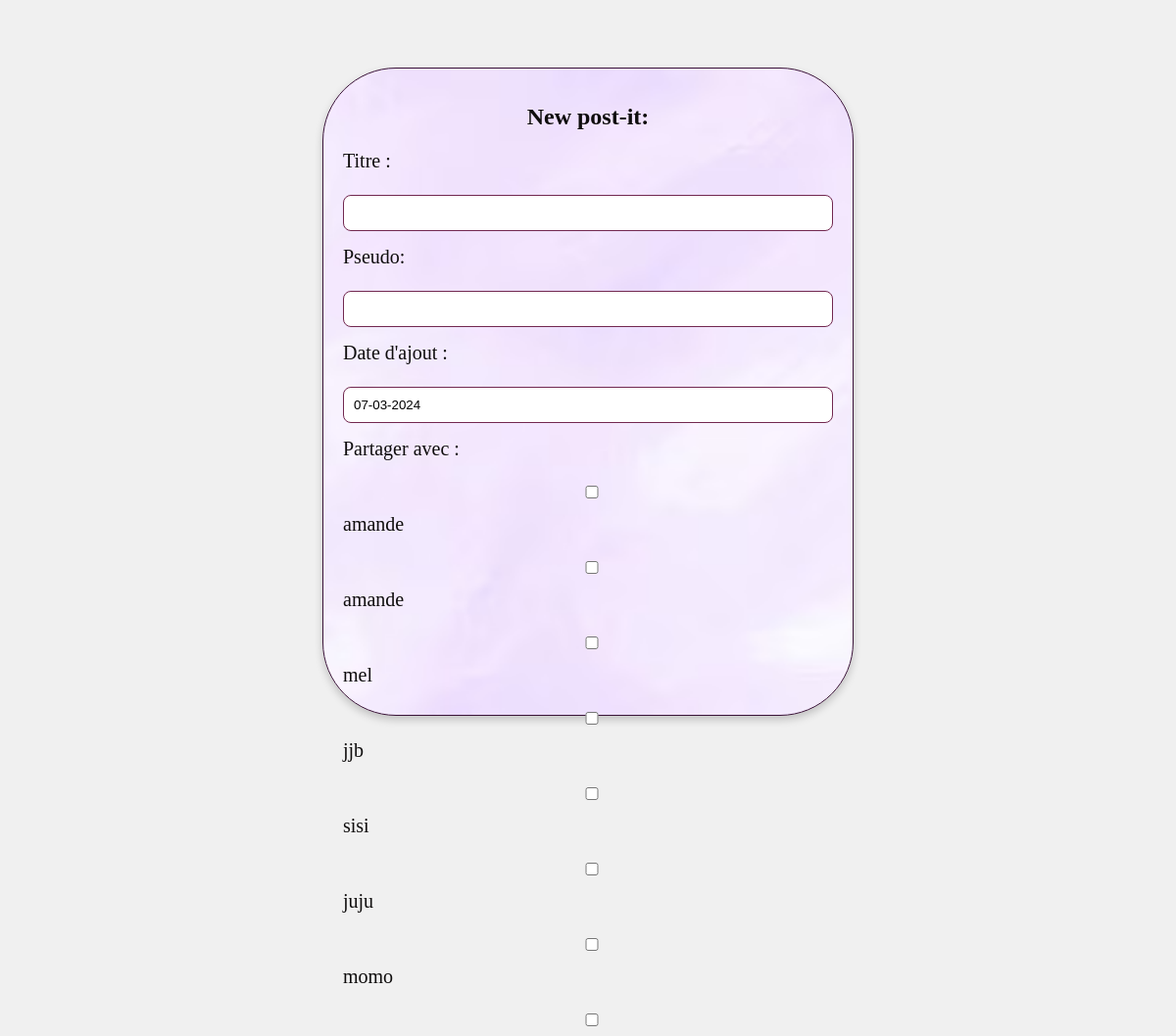
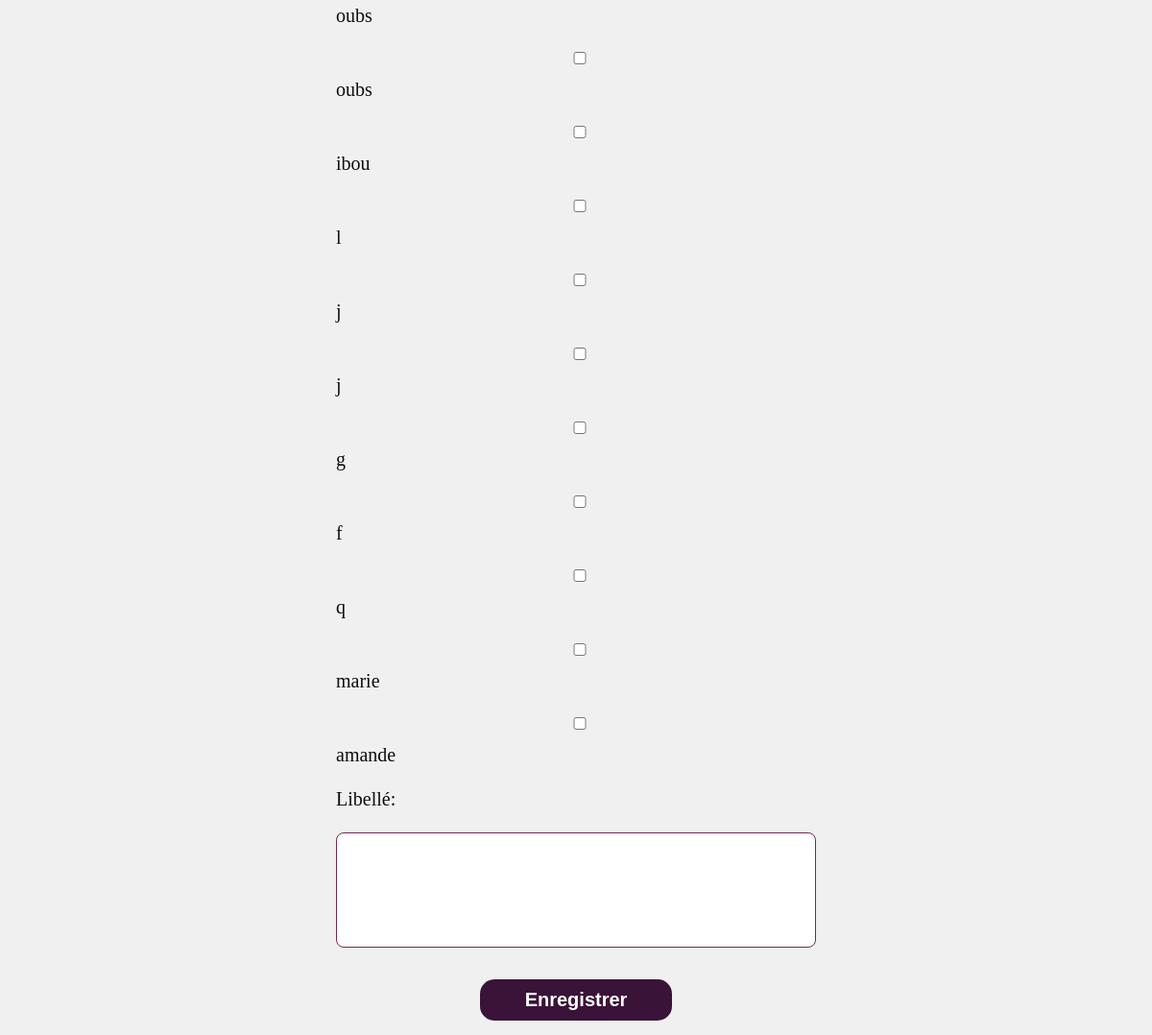
Page /vue/postitVue.php on the earlier database version (2 pictures, top to bottom).
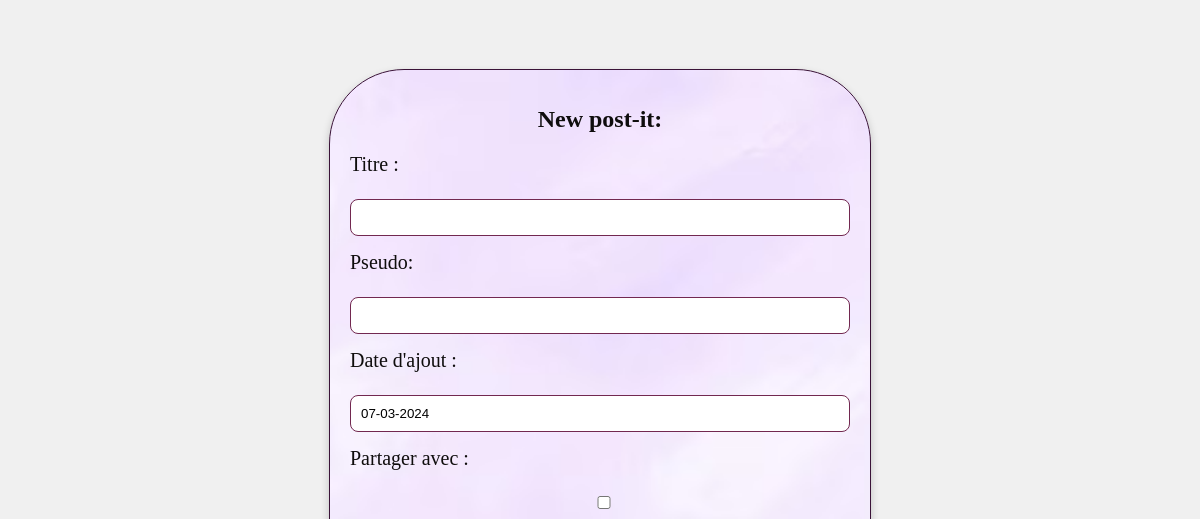
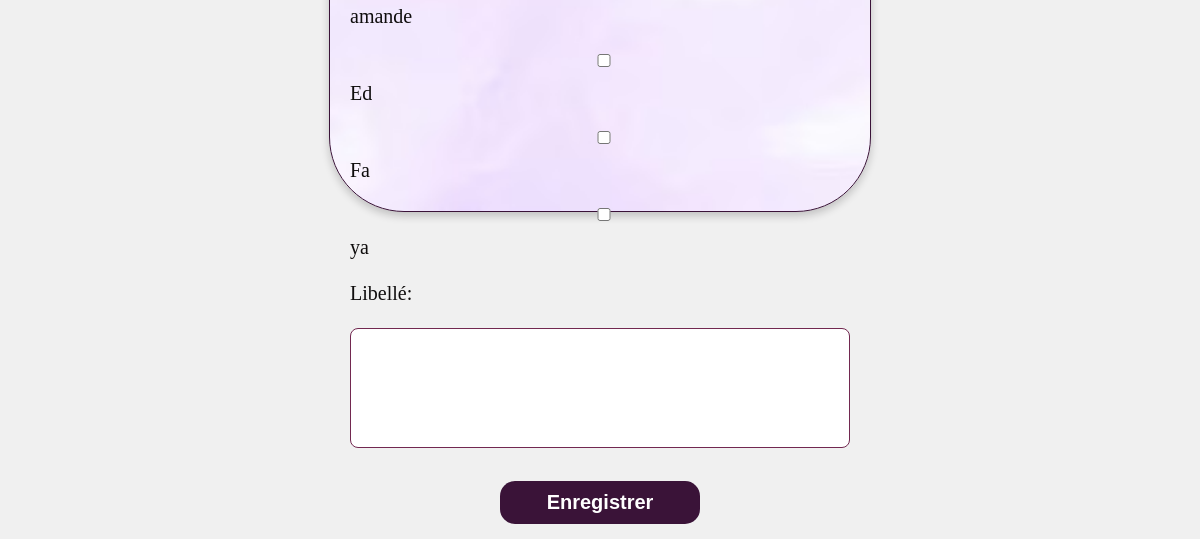
Same page on the later database version (2 pictures, top to bottom).
### tables this page shows
CREATE TABLE USER (
    IDUSER INTEGER PRIMARY KEY AUTOINCREMENT,
    PSEUDO TEXT NOT NULL,
    NOM TEXT NOT NULL,
    PRENOM TEXT NOT NULL,
    DATEDENAISSANCE TEXT NOT NULL,
    MAIL TEXT NOT NULL,
    MDP TEXT NOT NULL
);

### controleur/ajoutpostitControleur.php (called while the page is built, shortened)
<?php
require_once __DIR__ . '/../modele/PostitModel.php';
require_once __DIR__ . '/../vue/postitVue.php';
$postitModel = new PostitModel();
$users = $postitModel->getAllUsers();
include_once('../vue/postitVue.php');
?>

### modele/PostitModel.php (called while the page is built, shortened)
<?php
class PostitModel {
    private $db;
    public function __construct() {
        $this->db = new PDO('sqlite:C:/laragon/www/ProjetTER/src/bdd/scrip.sqlite');
    }
    public function getAllUsers() {
        $sql = "SELECT IDUSER, PSEUDO FROM USER";
        $stmt = $this->db->prepare($sql);
        $stmt->execute();
        return $stmt->fetchAll(PDO::FETCH_ASSOC);
    }
}
?>

### vue/postitVue.php (the view, shortened to what this page needs)
<!DOCTYPE html>
<html lang="en">
<head>
    <link rel="stylesheet" href="vue/styles/style2.css">
</head>
<body>
<?php include_once('../controleur/ajoutpostitControleur.php'); ?>
    <div class="d1">
    <h1>New post-it:</h1>
        <div>
        <form action="../controleur/ajoutpostitControleur.php" method="post" class="formulaire">
    <label for="titre">Titre :</label><br>
    <input type="text" id="titre" name="titre" maxlength="150" required>
    <br>
    <label for="pseudo">Pseudo:</label><br>
    <input type="text" id="pseudo" name="pseudo" class="pseudo" required><br>
    <label for="datedecreation">Date d'ajout :</label><br>
    <?php $datedecreation = date('d-m-Y'); ?>
    <input type="text" id="datedecreation" name="datedecreation" value="<?php echo $datedecreation; ?>" readonly>
    <br>
    <label for="users">Partager avec :</label><br>
    <?php foreach ($users as $user) : ?>
        <input type="checkbox" id="user_<?php echo $user['IDUSER']; ?>" name="users[]" value="<?php echo $user['IDUSER']; ?>">
        <label for="user_<?php echo $user['IDUSER']; ?>"><?php echo $user['PSEUDO']; ?></label><br>
    <?php endforeach; ?>
    <label for="libelle">Libellé:</label><br>
    <input type="text" id="libelle" name="libelle" class="libelle" required>
    <br><br>
    <input type="submit" value="Enregistrer">
</form>
        </div>
    </div>
</body>
</html>

### vue/styles/style2.css (style rules this page uses)
body { display: flex; justify-content: center; align-items: center; height: 100vh; margin: 0; background-color: #f0f0f0; }
.d1 { text-align: center; width: 500px; height: 620px; padding: 20px; border: 1px solid #3a1338; border-radius: 75px; box-shadow: 0 4px 8px rgba(0, 0, 0, 0.2); background: url('fondd.png') center center/cover no-repeat; }
.d1 h1 { color: #0f0d0d; font-size: 24px; margin-bottom: 20px; }
label { display: block; margin-bottom: 5px; text-align: left; color: #0f0d0d; font-size: 20px; font-family:'Times New Roman', Times, serif; }
.formulaire { width: 100%; max-width: 800px; margin: 0 auto; }
input { width: 100%; padding: 10px; margin-bottom: 15px; box-sizing: border-box; border: 1px solid #722850; border-radius: 8px; }
input.libelle { height: 120px; }
input[type="submit"] { background-color: #3a1338; color: #fff; cursor: pointer; transition: background-color 0.3s; border: none; width: 200px; border-radius: 15px; font-weight: bold; font-size: 20px; }

Differences in the rows shown:
removed user: PSEUDO "amande"
removed user: PSEUDO "mel"
removed user: PSEUDO "jjb"
removed user: PSEUDO "sisi"
removed user: PSEUDO "juju"
removed user: PSEUDO "momo"
removed user: PSEUDO "oubs"
removed user: PSEUDO "oubs"
removed user: PSEUDO "ibou"
removed user: PSEUDO "l"
removed user: PSEUDO "j"
removed user: PSEUDO "j"
removed user: PSEUDO "g"
removed user: PSEUDO "f"
removed user: PSEUDO "q"
removed user: PSEUDO "marie"
removed user: PSEUDO "amande"
added user: PSEUDO "Ed"
added user: PSEUDO "Fa"
added user: PSEUDO "ya"
